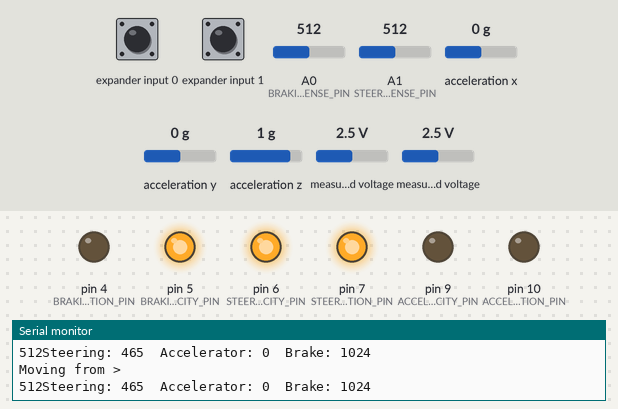
This sketch was run on a simulated Arduino Uno, built with avr-gcc and run on an emulated ATmega328P. Parts: output pins drawn as LEDs (lit = HIGH), the last lines printed to the serial monitor. Wiring (inferred from the names in the program): Wii Nunchuk at I2C address 0x52. The test bench sets the inputs (shaded band); at power-on: measured voltage 2.5 V, A1 (STEERING_SENSE_PIN) = 512, expander input 0 HIGH, expander input 1 HIGH, A0 (BRAKING_SENSE_PIN) = 512, acceleration x 0 g, acceleration y 0 g, acceleration z 1 g.

Above: at 1.3 s.
1.4 s: measured voltage (sensor 200) set to 2.3 V
At 2.4 s:
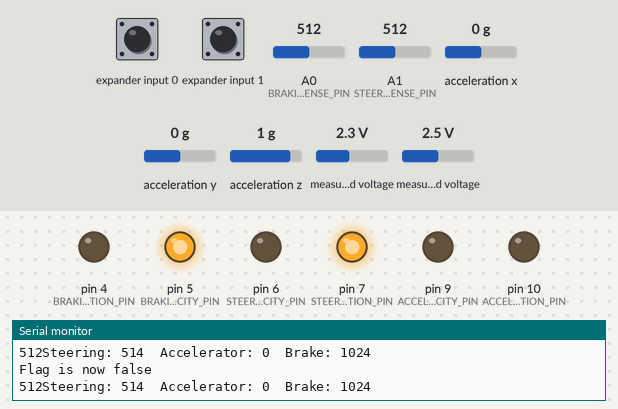
2.9 s: measured voltage (sensor 201) set to 3.8 V
At 3.5 s:
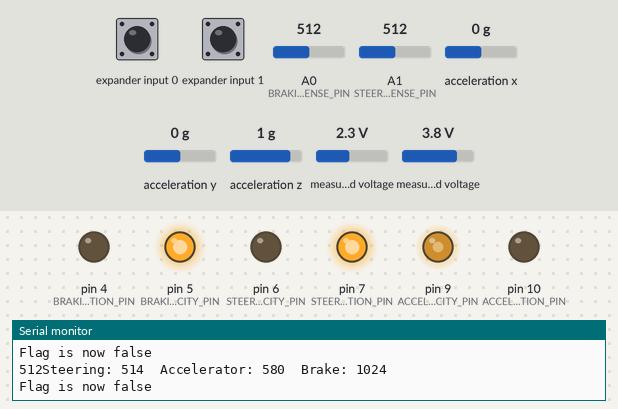
4.4 s: A1 (STEERING_SENSE_PIN) set to 556
At 4.9 s:
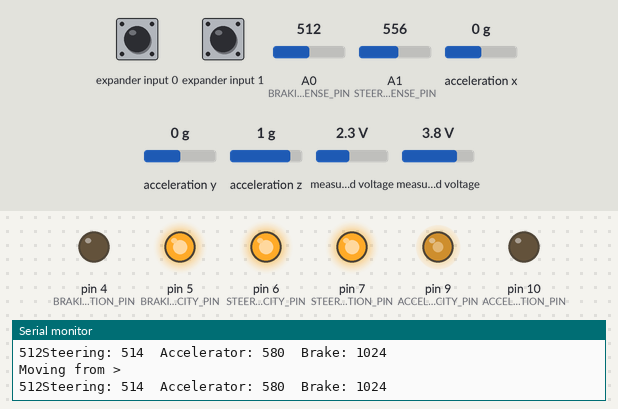
5.9 s: expander input 0 pulled LOW for 0.15 s
At 6.01 s:
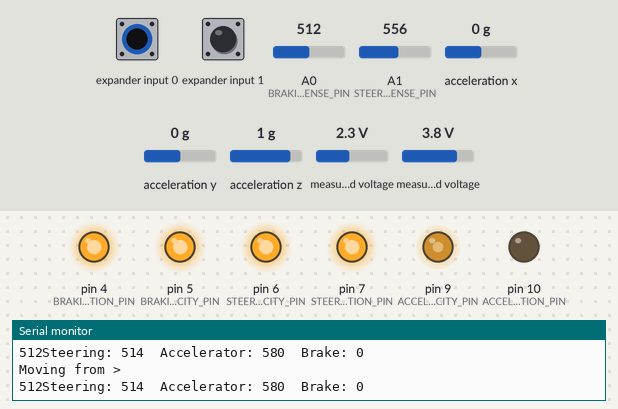
7.5 s: measured voltage (sensor 200) set to 2.1 V
At 8.1 s:
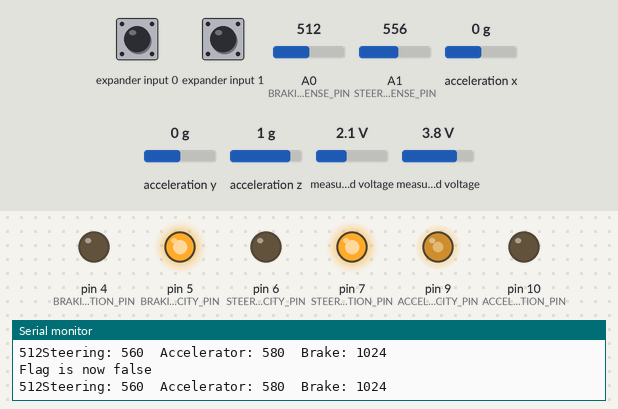
10.5 s: expander input 1 pulled LOW for 0.15 s
At 10.61 s:
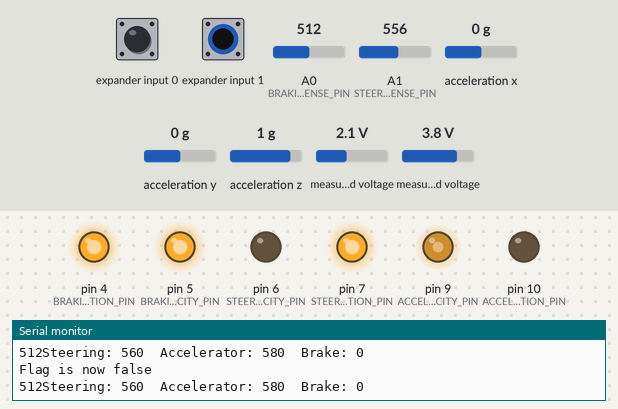
Timing chart, 0 to 13.1 s (numbered marks = the images above; inputs shaded):
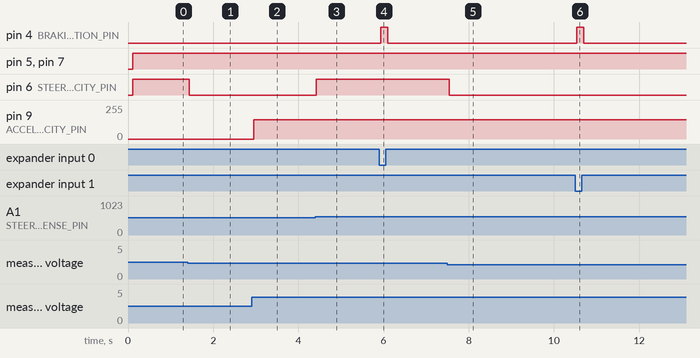

Measured:
- the behaviour switches between 2.5 and 2.4 V on measured voltage (sensor 200) (found by bisection; images 0 and 1)
- the behaviour switches between 544 and 545 on A1 (STEERING_SENSE_PIN) (found by bisection; images 2 and 3)
- the behaviour switches between 2.3 and 2.2 V on measured voltage (sensor 200) (found by bisection; images 4 and 5)
- after the input at 1.4 s, pin 6 (STEERING_VELOCITY_PIN): HIGH → LOW at once
- after the input at 2.9 s, pin 9 (ACCELERATOR_VELOCITY_PIN): 0/255 → 145/255 after 0.05 s
- after the input at 4.4 s, pin 6 (STEERING_VELOCITY_PIN): LOW → HIGH at once
- after the input at 5.9 s, pin 4 (BRAKING_DIRECTION_PIN): LOW → HIGH at once, → LOW 0.15 s later
- after the input at 7.5 s, pin 6 (STEERING_VELOCITY_PIN): HIGH → LOW at once
- after the input at 10.5 s, pin 4 (BRAKING_DIRECTION_PIN): LOW → HIGH at once, → LOW 0.17 s later

The sketch:

nunchuck.ino
```cpp
/*
   WiiChuckDemo --

   2008 Tod E. Kurt, http://thingm.com/

*/

#include <Wire.h>
/*
 * Nunchuck functions  -- Talk to a Wii Nunchuck
 *
 * This library is from the Bionic Arduino course :
 *                          http://todbot.com/blog/bionicarduino/
 *
 * 2007-11 Tod E. Kurt, http://todbot.com/blog/
 *
 * The Wii Nunchuck reading code originally from Windmeadow Labs
 *   http://www.windmeadow.com/node/42
 */

#if (ARDUINO >= 100)
#include <Arduino.h>
#else
#include <WProgram.h>
//#define Wire.write(x) Wire.send(x)
//#define Wire.read() Wire.receive()
#endif


static uint8_t nunchuck_buf[6];   // array to store nunchuck data,

// Uses port C (analog in) pins as power & ground for Nunchuck
static void nunchuck_setpowerpins()
{

    delay(100);  // wait for things to stabilize
}

// initialize the I2C system, join the I2C bus,
// and tell the nunchuck we're talking to it
static void nunchuck_init()
{
    Wire.begin();                // join i2c bus as master
    Wire.beginTransmission(0x52);// transmit to device 0x52
#if (ARDUINO >= 100)
    Wire.write((uint8_t)0x40);// sends memory address
    Wire.write((uint8_t)0x00);// sends sent a zero.
#else
    Wire.send((uint8_t)0x40);// sends memory address
    Wire.send((uint8_t)0x00);// sends sent a zero.
#endif
    Wire.endTransmission();// stop transmitting
}

// Send a request for data to the nunchuck
// was "send_zero()"
static void nunchuck_send_request()
{
    Wire.beginTransmission(0x52);// transmit to device 0x52
#if (ARDUINO >= 100)
    Wire.write((uint8_t)0x00);// sends one byte
#else
    Wire.send((uint8_t)0x00);// sends one byte
#endif
    Wire.endTransmission();// stop transmitting
}

// Encode data to format that most wiimote drivers except
// only needed if you use one of the regular wiimote drivers
static char nunchuk_decode_byte (char x)
{
    x = (x ^ 0x17) + 0x17;
    return x;
}

// Receive data back from the nunchuck,
// returns 1 on successful read. returns 0 on failure
static int nunchuck_get_data()
{
    int cnt=0;
    Wire.requestFrom (0x52, 6);// request data from nunchuck
    while (Wire.available ()) {
        // receive byte as an integer
#if (ARDUINO >= 100)
        nunchuck_buf[cnt] = nunchuk_decode_byte( Wire.read() );
#else
        nunchuck_buf[cnt] = nunchuk_decode_byte( Wire.receive() );
#endif
        cnt++;
    }
    nunchuck_send_request();  // send request for next data payload
    // If we recieved the 6 bytes, then go print them
    if (cnt >= 5) {
        return 1;   // success
    }
    return 0; //failure
}

// Print the input data we have recieved
// accel data is 10 bits long
// so we read 8 bits, then we have to add
// on the last 2 bits.  That is why I
// multiply them by 2 * 2
static void nunchuck_print_data()
{
    static int i=0;
    int joy_x_axis = nunchuck_buf[0];
    int joy_y_axis = nunchuck_buf[1];
    int accel_x_axis = nunchuck_buf[2]; // * 2 * 2;
    int accel_y_axis = nunchuck_buf[3]; // * 2 * 2;
    int accel_z_axis = nunchuck_buf[4]; // * 2 * 2;

    int z_button = 0;
    int c_button = 0;

    // byte nunchuck_buf[5] contains bits for z and c buttons
    // it also contains the least significant bits for the accelerometer data
    // so we have to check each bit of byte outbuf[5]
    if ((nunchuck_buf[5] >> 0) & 1)
        z_button = 1;
    if ((nunchuck_buf[5] >> 1) & 1)
        c_button = 1;

    if ((nunchuck_buf[5] >> 2) & 1)
        accel_x_axis += 1;
    if ((nunchuck_buf[5] >> 3) & 1)
        accel_x_axis += 2;

    if ((nunchuck_buf[5] >> 4) & 1)
        accel_y_axis += 1;
    if ((nunchuck_buf[5] >> 5) & 1)
        accel_y_axis += 2;

    if ((nunchuck_buf[5] >> 6) & 1)
        accel_z_axis += 1;
    if ((nunchuck_buf[5] >> 7) & 1)
        accel_z_axis += 2;

    Serial.print(i,DEC);
    Serial.print("\t");

    Serial.print("joy:");
    Serial.print(joy_x_axis,DEC);
    Serial.print(",");
    Serial.print(joy_y_axis, DEC);
    Serial.print("  \t");

    Serial.print("acc:");
    Serial.print(accel_x_axis, DEC);
    Serial.print(",");
    Serial.print(accel_y_axis, DEC);
    Serial.print(",");
    Serial.print(accel_z_axis, DEC);
    Serial.print("\t");

    Serial.print("but:");
    Serial.print(z_button, DEC);
    Serial.print(",");
    Serial.print(c_button, DEC);

    Serial.print("\r\n");  // newline
    i++;
}

// returns zbutton state: 1=pressed, 0=notpressed
static int nunchuck_zbutton()
{
    return ((nunchuck_buf[5] >> 0) & 1) ? 0 : 1;  // voodoo
}

// returns zbutton state: 1=pressed, 0=notpressed
static int nunchuck_cbutton()
{
    return ((nunchuck_buf[5] >> 1) & 1) ? 0 : 1;  // voodoo
}

// returns value of x-axis joystick
static int nunchuck_joyx()
{
    return nunchuck_buf[0];
}

// returns value of y-axis joystick
static int nunchuck_joyy()
{
    return nunchuck_buf[1];
}

// returns value of x-axis accelerometer
static int nunchuck_accelx()
{
    return nunchuck_buf[2];   // FIXME: this leaves out 2-bits of the data
}

// returns value of y-axis accelerometer
static int nunchuck_accely()
{
    return nunchuck_buf[3];   // FIXME: this leaves out 2-bits of the data
}

// returns value of z-axis accelerometer
static int nunchuck_accelz()
{
    return nunchuck_buf[4];   // FIXME: this leaves out 2-bits of the data
}
int loop_cnt = 0;

byte accx, accy, zbut, cbut, joyx, joyy;
int ledPin = 13;


//Control Functions

float min_steering = 20;
float max_steering = 910;
float center_steering = max_steering - ((max_steering - min_steering)/2);
float lower_steering_size = center_steering - min_steering;
float upper_steering_size = max_steering - center_steering;


float max_gas = 900.0;        /// the maximum values for each actuator; we won't always have it going all the way to 1024
float min_gas = 0.0;
float gas_size = max_gas - min_gas;

float max_brake = 1024.0;
float min_brake = 0.0;
float brake_size = max_brake - min_brake;

float wiichuck_min = 30.0;
float wiichuck_max = 226.0;
float wiichuck_range = wiichuck_max - wiichuck_min;
float center = wiichuck_max - ((wiichuck_range)/2);

float deadzone_min = 128;
float deadzone_max = 136;

float lower_zone_size = deadzone_min - wiichuck_min;
float upper_zone_size = wiichuck_max - deadzone_max;

static int set_goal_steering(int raw_value) { //set steering actuator
  //return raw_value;
  float scalar_lower = (upper_steering_size)/lower_zone_size; //scalar for lower part
  float scalar_upper = (lower_steering_size)/upper_zone_size; //scaler for upper part

  if(raw_value > deadzone_min && raw_value < deadzone_max) { //deadzone
    return center_steering;              //if in deadzone, center steering
  }
  else if(raw_value <= deadzone_min) {            //if less than deadzone, go left
      return max_steering - ((raw_value - wiichuck_min) * scalar_lower);
  }
  else {                              //if more than deadzone, go right
      return min_steering + (center_steering - ((raw_value - deadzone_max) * scalar_upper)); //scale raw_value
  }
}

static int set_goal_accelerator(int raw_value) { //set accelerator actuator
  //return raw_value;
  float scalar = gas_size/upper_zone_size;        //sets scalar
  if(raw_value < deadzone_max) {               //if less than deadzone or mid value, we will be breaking, so gas is zero
    return min_gas;
  }                              //min is 135, so subtract 135, then multiple by scalar
    return min_gas + ((raw_value - deadzone_max) * scalar);
}

static int set_goal_brake(int raw_value, int zbut, int cbut){ //set brake actuator
  //return raw_value;
  float scalar = brake_size/lower_zone_size; //sets scalar

  if(zbut == 1 || cbut == 1){
    return min_brake;
  }

  if(raw_value > deadzone_min) { //if greater than deadzone or mid value, we will be gasing, so brake is max
    return max_brake;
  }
  else {  //we assume the break is at full force when the actuator is at min length (min_brake), so we subtract the wii chuck value from the max_brake
    return ((raw_value - wiichuck_min) * scalar) + min_brake;
  }
}

int threshold = 30;
int power = 255;

int steeringPosition;
int STEERING_SENSE_PIN = 1;
int STEERING_DIRECTION_PIN = 7;
int STEERING_VELOCITY_PIN = 6;
bool steeringChanged = true;

int ACCELERATOR_DIRECTION_PIN = 10;
int ACCELERATOR_VELOCITY_PIN = 9;
bool acceleratorChanged = true;

int braking_position;
int BRAKING_SENSE_PIN = 0;
int BRAKING_VELOCITY_PIN = 5;
int BRAKING_DIRECTION_PIN = 4;
bool brakingChanged = true;

int safetypin = 8;


void set_steering(int goal) {
    steeringPosition = analogRead(STEERING_SENSE_PIN);

    if (steeringPosition < goal - threshold) { // always move toward the value
            digitalWrite(STEERING_DIRECTION_PIN, LOW);
            analogWrite(STEERING_VELOCITY_PIN, power);
            Serial.println("Moving from <");
    } else if (steeringPosition > goal + threshold) {
            digitalWrite(STEERING_DIRECTION_PIN, HIGH);
            analogWrite(STEERING_VELOCITY_PIN, power);
            Serial.println("Moving from >");
    } else {
            analogWrite(STEERING_VELOCITY_PIN, 0);
            steeringChanged = false;
            Serial.println("Flag is now false");
    }
}

void set_accelerator(int goal) {

            analogWrite(ACCELERATOR_VELOCITY_PIN, floor(goal/4));
            acceleratorChanged = false;
    }

void set_brake(int goal) {
    braking_position = analogRead(BRAKING_SENSE_PIN);

      if (braking_position < goal - threshold) { // always move toward the value
            digitalWrite(BRAKING_DIRECTION_PIN, LOW);
            analogWrite(BRAKING_VELOCITY_PIN, power);
    } else if (braking_position > goal + threshold) {
            digitalWrite(BRAKING_DIRECTION_PIN, HIGH);
            analogWrite(BRAKING_VELOCITY_PIN, power);
    } else {
            analogWrite(BRAKING_VELOCITY_PIN, 0);
            brakingChanged = false;
    }
}

void setup()
{
  Serial.begin(19200);
  nunchuck_setpowerpins();
  nunchuck_init(); // send the initilization handshake

pinMode(STEERING_VELOCITY_PIN, OUTPUT);
pinMode(STEERING_DIRECTION_PIN, OUTPUT);
pinMode(BRAKING_VELOCITY_PIN, OUTPUT);
pinMode(BRAKING_DIRECTION_PIN, OUTPUT);
pinMode(ACCELERATOR_VELOCITY_PIN, OUTPUT);
pinMode(ACCELERATOR_DIRECTION_PIN, OUTPUT);
  Serial.print("WiiChuckDemo ready\n");
}

void loop() {
  if ( loop_cnt > 10 ) { // every 100 msecs get new data
    loop_cnt = 0;

    digitalWrite(safetypin, HIGH);

    nunchuck_get_data();

    accx  = nunchuck_accelx(); // ranges from approx 70 - 182
    accy  = nunchuck_accely(); // ranges from approx 65 - 173
    zbut = nunchuck_zbutton();
    cbut = nunchuck_cbutton();
    joyx = nunchuck_joyx();
    joyy = nunchuck_joyy();

    Serial.print(braking_position);

    //Serial.print("accx: "); Serial.print((byte)accx, DEC);
    //Serial.print("\taccy: "); Serial.print((byte)accy, DEC);
    //Serial.print("\tjoyx: "); Serial.print((byte)joyx, DEC);
   // Serial.print("\tjoyy: "); Serial.print((byte)joyy, DEC);
    //Serial.print("\tzbut: "); Serial.print((byte)zbut, DEC);
    //Serial.print("\tcbut: "); Serial.println((byte)cbut, DEC);
    Serial.print("Steering: "); Serial.print(set_goal_steering(joyx));
    Serial.print("\tAccelerator: "); Serial.print(set_goal_accelerator(joyy));
    Serial.print("\tBrake: "); Serial.println(set_goal_brake(joyy, zbut, cbut));


    steeringChanged = true;
    acceleratorChanged = true;
    brakingChanged = true;

    if (steeringChanged) {
        set_steering(set_goal_steering(joyx));
    }

    if (acceleratorChanged) {
        set_accelerator(set_goal_accelerator(joyy));
    }

    if (brakingChanged) {
        set_brake(set_goal_brake(joyy, zbut, cbut));
    }
  }
  loop_cnt++;
  delay(1);
}
```
